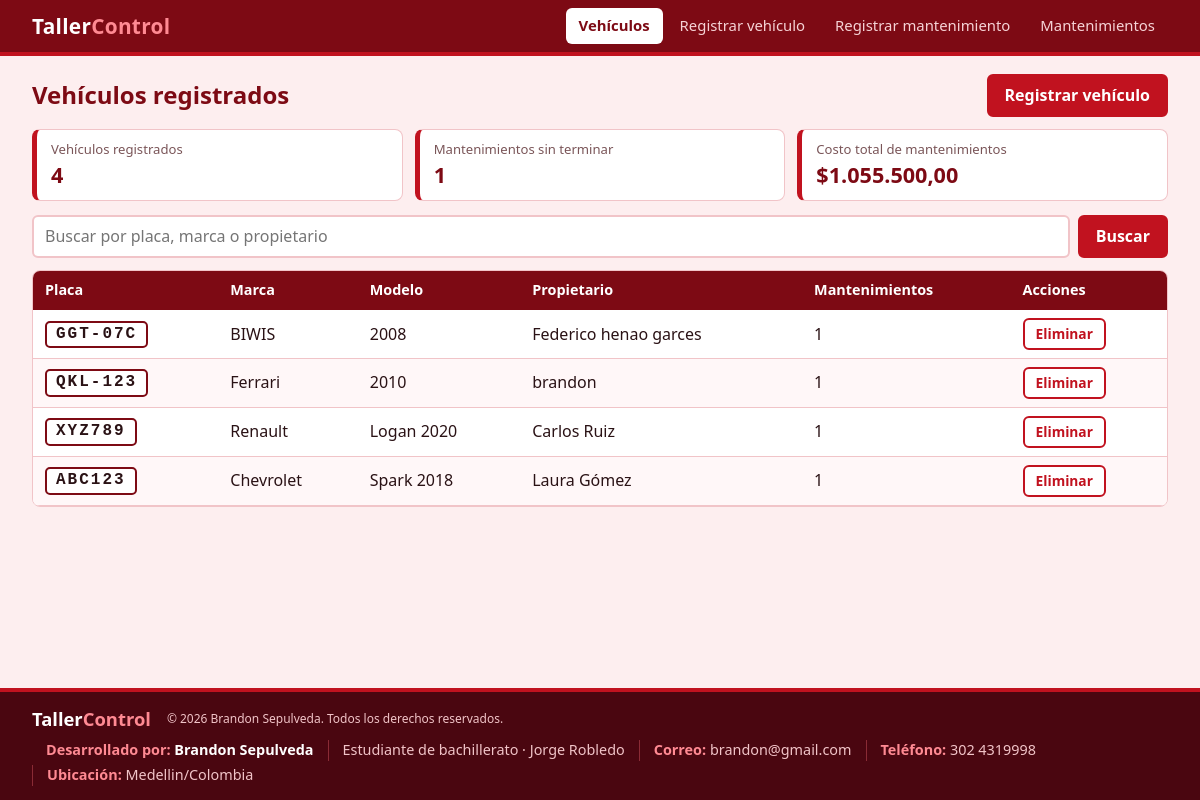
Screenshot of /mantenimiento_vehiculos/index.php with the database file from the repository.
### tables this page shows
CREATE TABLE `vehiculos` (
  `id` int(11) NOT NULL,
  `placa` varchar(10) NOT NULL,
  `marca` varchar(50) NOT NULL,
  `modelo` varchar(50) NOT NULL,
  `propietario` varchar(100) NOT NULL
);

### mantenimiento_vehiculos/includes/conexion.php (called while the page is built, shortened)
<?php
function e($texto) {
    return htmlspecialchars($texto, ENT_QUOTES, 'UTF-8');
}
function dinero($valor) {
    return '$' . number_format($valor, 2, ',', '.');
}

### mantenimiento_vehiculos/index.php (the view, shortened to what this page needs)
<?php
require 'includes/conexion.php';
$buscar = trim($_GET['q'] ?? '');
$sql = 'SELECT v.*, COUNT(m.id) AS total_mant
        FROM vehiculos v
        LEFT JOIN mantenimientos m ON m.vehiculo_id = v.id';
$params = [];
$sql .= ' GROUP BY v.id ORDER BY v.id DESC';
$stmt = $pdo->prepare($sql);
$stmt->execute($params);
$vehiculos = $stmt->fetchAll();
$resumen = $pdo->query("SELECT
    (SELECT COUNT(*) FROM vehiculos) AS vehiculos,
    (SELECT COUNT(*) FROM mantenimientos WHERE estado <> 'Terminado') AS abiertos,
    (SELECT COALESCE(SUM(costo), 0) FROM mantenimientos) AS total")->fetch();
require 'includes/header.php';
?>
<div class="encabezado-seccion">
  <h1>Vehículos registrados</h1>
  <a class="boton" href="vehiculo_nuevo.php">Registrar vehículo</a>
</div>
<div class="resumen">
  <div class="dato"><span>Vehículos registrados</span><strong><?= (int) $resumen['vehiculos'] ?></strong></div>
  <div class="dato"><span>Mantenimientos sin terminar</span><strong><?= (int) $resumen['abiertos'] ?></strong></div>
  <div class="dato"><span>Costo total de mantenimientos</span><strong><?= dinero($resumen['total']) ?></strong></div>
</div>
<form method="get" class="buscador">
  <input type="text" name="q" value="<?= e($buscar) ?>" placeholder="Buscar por placa, marca o propietario">
  <button type="submit" class="boton">Buscar</button>
</form>
<?php if (count($vehiculos) === 0): ?>
  <div class="vacio">
    <p>No hay vehículos para mostrar.</p>
    <a class="boton" href="vehiculo_nuevo.php">Registrar el primero</a>
  </div>
<?php else: ?>
  <div class="tabla-caja">
    <table>
      <thead>
        <tr>
          <th>Placa</th><th>Marca</th><th>Modelo</th><th>Propietario</th>
          <th>Mantenimientos</th><th>Acciones</th>
        </tr>
      </thead>
      <tbody>
        <?php foreach ($vehiculos as $v): ?>
          <tr>
            <td><span class="placa"><?= e($v['placa']) ?></span></td>
            <td><?= e($v['marca']) ?></td>
            <td><?= e($v['modelo']) ?></td>
            <td><?= e($v['propietario']) ?></td>
            <td><?= (int) $v['total_mant'] ?></td>
            <td>
              <form method="post" onsubmit="return confirm('¿Eliminar este vehículo y todos sus mantenimientos?');">
                <button type="submit" class="boton peligro pequeno">Eliminar</button>
              </form>
            </td>
          </tr>
        <?php endforeach; ?>
      </tbody>
    </table>
  </div>
<?php endif; ?>
<?php require 'includes/footer.php'; ?>

### mantenimiento_vehiculos/css/estilos.css (style rules this page uses)
:root { --rojo: #C1121F; --rojo-oscuro: #7D0A14; --rojo-profundo: #4A0610; --rosa: #FDEEEF; --rosa-borde: #F1C4C8; --texto: #2A1215; --blanco: #FFFFFF; }
* { box-sizing: border-box; }
body { margin: 0; min-height: 100vh; display: flex; flex-direction: column; font-family: "Segoe UI", Tahoma, Arial, sans-serif; background: var(--rosa); color: var(--texto); line-height: 1.45; }
h1 { color: var(--rojo-oscuro); font-size: 1.5rem; margin: 0 0 12px; }
.encabezado-seccion { display: flex; flex-wrap: wrap; align-items: center; justify-content: space-between; gap: 10px; margin-bottom: 12px; }
.encabezado-seccion h1 { margin: 0; }
.resumen { display: grid; grid-template-columns: repeat(auto-fit, minmax(200px, 1fr)); gap: 12px; margin-bottom: 14px; }
.dato { background: var(--blanco); border: 1px solid var(--rosa-borde); border-left: 5px solid var(--rojo); border-radius: 8px; padding: 10px 14px; }
.dato span { display: block; font-size: .82rem; color: #7A5558; }
.dato strong { font-size: 1.35rem; color: var(--rojo-oscuro); }
.boton { display: inline-block; background: var(--rojo); color: var(--blanco); border: 2px solid var(--rojo); border-radius: 6px; padding: 8px 16px; font: inherit; font-weight: 600; text-decoration: none; cursor: pointer; }
.boton.peligro { background: var(--blanco); color: var(--rojo); border-color: var(--rojo); }
.boton.pequeno { padding: 4px 11px; font-size: .86rem; }
.formulario input, .formulario select, .buscador input { display: block; width: 100%; margin-top: 4px; padding: 8px 11px; border: 2px solid var(--rosa-borde); border-radius: 6px; font: inherit; color: var(--texto); background: var(--blanco); }
.buscador { display: flex; flex-wrap: wrap; gap: 8px; margin-bottom: 12px; }
.buscador input { margin-top: 0; flex: 1; min-width: 220px; }
.tabla-caja { background: var(--blanco); border: 1px solid var(--rosa-borde); border-radius: 8px; overflow-x: auto; }
table { width: 100%; border-collapse: collapse; min-width: 720px; }
th { background: var(--rojo-oscuro); color: var(--blanco); text-align: left; padding: 9px 12px; font-size: .9rem; }
td { padding: 8px 12px; border-bottom: 1px solid var(--rosa-borde); vertical-align: middle; }
tbody tr:nth-child(even) { background: #FFF7F8; }
.placa { display: inline-block; background: var(--blanco); color: var(--texto); border: 2px solid var(--rojo-oscuro); border-radius: 5px; padding: 0 9px; font-family: Consolas, "Courier New", monospace; font-weight: 800; letter-spacing: 2px; }

### rows the page displays
vehiculos: placa "GGT-07C", marca "BIWIS", modelo "2008", propietario "Federico henao garces", total_mant "1"
vehiculos: placa "QKL-123", marca "Ferrari", modelo "2010", propietario "brandon", total_mant "1"
vehiculos: placa "XYZ789", marca "Renault", modelo "Logan 2020", propietario "Carlos Ruiz", total_mant "1"
vehiculos: placa "ABC123", marca "Chevrolet", modelo "Spark 2018", propietario "Laura Gómez", total_mant "1"

### other values shown
$resumen['vehiculos'] "4"
$resumen['abiertos'] "1"
dinero($resumen['total']) "$1.055.500,00"
$config['autor'] "Brandon Sepulveda"
$etiqueta "Desarrollado por"
$valor "Brandon Sepulveda"
$valor "Estudiante de bachillerato · Jorge Robledo"
$etiqueta "Correo"
$valor "brandon@gmail.com"
$etiqueta "Teléfono"
$valor "302 4319998"
$etiqueta "Ubicación"
$valor "Medellin/Colombia"
